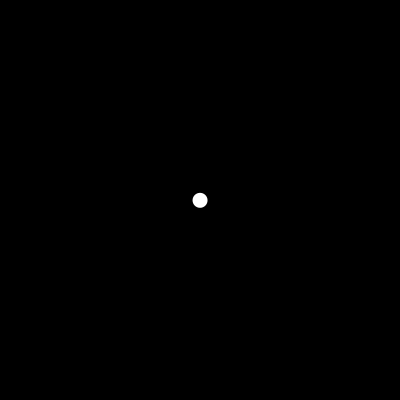
Frame 1 (no input)
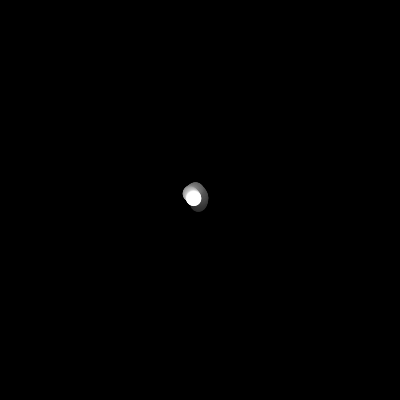
Frame 60 (the mouse pressed at the canvas centre just before this capture)
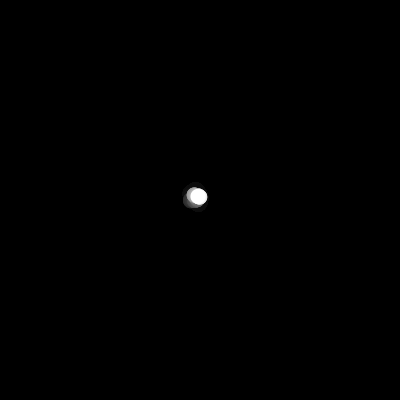
Frame 120 (the mouse held since frame 60 and released just before this capture)

The Processing sketch that drew these frames (run headless with seeded random() and noise(); from frame 60 on, the mouse is pressed at the canvas centre):

// Processing sketch: sketch_05_autonomous_agent
// ── sketch_05_autonomous_agent.pde
/*
Object : understand how to use an arraylist and instanciate aa / use for loops / use conditions to keep agent in the frame
 
 
 */

ArrayList <Agent> agents;


void setup() {
  size(400, 400); 
  background(0);
  
  agents = new ArrayList<Agent>();
  
  for (int i = 0 ; i < 1; i = i +1){
    agents.add(new Agent(width/2, height/2, random(0.5, 2)));
  }
}



void draw() {

  motionBlur(10);
  
  for (int i = 0 ; i < agents.size(); i = i +1){
    Agent agent = (Agent) agents.get(i);
    agent.update();
    agent.display();
    agent.wrap();
  }
 
}


void motionBlur(int transparency) {
  noStroke();
  fill(0, transparency);
  rect(0, 0, width, height);
}


class Agent {
  float xpos;
  float ypos;
  float speed;
  
  float counter;
  float seed;
  float diam = 15;
 

  Agent(float xpos, float ypos, float speed) {
    this.xpos = xpos;
    this.ypos = ypos;
    this.speed = speed;
    
    seed = random(500);
    counter = 0;
  }

 float move(float offset){
   counter += 0.05;
   return ((noise(counter, seed + offset) * 2) - 1)*speed;
 }
  
  void update(){
     xpos = xpos + move(15);
     ypos = ypos + move(55);
  }
  
  void display(){
    fill(255);
    ellipse(xpos, ypos, diam, diam);
  }
  
  void wrap(){
    if (xpos < -diam/2) {
      xpos = width+diam/2;
    }
    if (xpos > width + diam/2){
      xpos = -diam/2;
    }
    if (ypos < -diam/2) {
      ypos = height+diam/2;
    }
    if (ypos > height +diam/2) {
      ypos = -diam/2;
    }
  }
  
}
